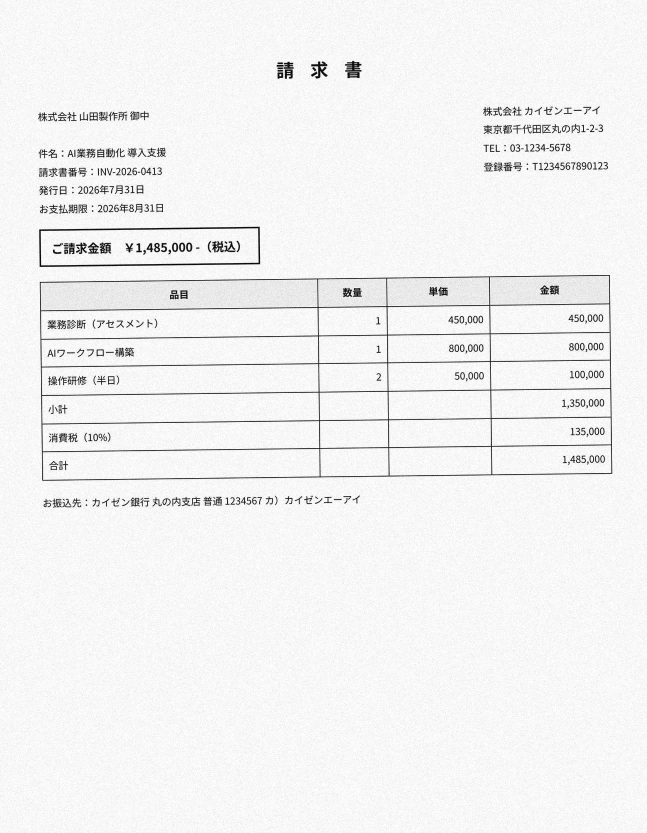
#> input picture tools/ocr/samples/請求書サンプル_スキャン.jpg, 1294 x 1666 px (shown at 1/2 size)
$ python -i ocr.py   (imports and definitions only)
#> lines starting #> are read from the running program, lines starting #| are printed output that depends on the picture; after the words box and inside, x2 and y2 are one past the last pixel; in counts of white or black regions, pixels touching at a corner belong together
#!/usr/bin/env python3
"""
紙の書類 → データ化ツール（OCR / 帳票読み取り）— Kaizen AI

生成AI（LLM）を一切使わないため、APIトークンの消費はゼロ。
すべてローカルで完結し、書類が外部に送信されることもない。

処理の流れ:
  1. PDFにテキスト層があれば OCR せずに直接抽出（最速・誤認識ゼロ）
  2. テキスト層がなければ画像化 → 前処理 → Tesseract OCR
     前処理: 拡大 → 傾き補正 → 二値化 → 罫線除去
     ※ 罫線を消さないと表のセルが潰れて読めない（これが精度の分かれ目）
  3. OCR特有の誤認識を規則で補正（例: 1.350,000 → 1,350,000）
  4. 正規表現ベースで帳票の項目を抽出（LLM不使用）
  5. CSV / JSON / テキストで出力

使い方:
  python3 ocr.py 請求書.pdf                      # 1ファイルを読む
  python3 ocr.py scans/ -o 結果.csv              # フォルダを一括処理してCSVに
  python3 ocr.py 請求書.jpg --type invoice --json
  python3 ocr.py 書類.pdf --text-only            # 生テキストだけ欲しいとき

セットアップは README.md を参照。
"""

from __future__ import annotations

import argparse
import csv
import json
import os
import re
import shutil
import subprocess
import sys
import tempfile
import unicodedata
from dataclasses import dataclass, field
from pathlib import Path

try:
    import cv2
    import numpy as np
except ImportError:
    sys.exit("cv2 / numpy が見つかりません。`pip install -r requirements.txt` を実行してください。")

IMAGE_EXT = {".png", ".jpg", ".jpeg", ".tif", ".tiff", ".bmp", ".webp"}
SUPPORTED_EXT = IMAGE_EXT | {".pdf"}

UNKNOWN = "（要確認）"   # 推測で埋めない。既存ツール（gijiroku.py / teiansho.py）と同じ方針


# ============================================================
# 外部コマンドの確認
# ============================================================
# [16 lines left out: functions require_tools, tesseract_langs, not called in this run]


# ============================================================
# 画像の前処理
# ============================================================
def deskew(gray: np.ndarray, max_deg: float = 5.0) -> tuple[np.ndarray, float]:
    """文字塊の最小外接矩形から傾きを推定して水平に戻す。"""
    inverted = 255 - gray
    coords = np.column_stack(np.where(inverted > 60))
    if len(coords) < 100:
        return gray, 0.0
    angle = cv2.minAreaRect(coords.astype(np.float32))[-1]
    if angle > 45:
        angle -= 90
    if abs(angle) > max_deg or abs(angle) < 0.05:
        return gray, 0.0
    h, w = gray.shape
    m = cv2.getRotationMatrix2D((w / 2, h / 2), angle, 1.0)
    rotated = cv2.warpAffine(gray, m, (w, h), flags=cv2.INTER_CUBIC, borderValue=255)
    return rotated, angle


def remove_rules(gray: np.ndarray) -> np.ndarray:
    """表の罫線を検出して塗りつぶす。

    罫線が残っているとTesseractがセルを1文字として扱い、表の中身がほぼ全滅する。
    横長・縦長の構造要素でモルフォロジー処理し、線だけを取り出して inpaint で消す。
    """
    bw = cv2.adaptiveThreshold(
        gray, 255, cv2.ADAPTIVE_THRESH_GAUSSIAN_C, cv2.THRESH_BINARY_INV, 25, 15
    )
    h, w = bw.shape
    h_kernel = cv2.getStructuringElement(cv2.MORPH_RECT, (max(20, w // 30), 1))
    v_kernel = cv2.getStructuringElement(cv2.MORPH_RECT, (1, max(20, h // 30)))
    horizontal = cv2.dilate(cv2.erode(bw, h_kernel), h_kernel)
    vertical = cv2.dilate(cv2.erode(bw, v_kernel), v_kernel)
    lines = cv2.dilate(cv2.bitwise_or(horizontal, vertical), np.ones((3, 3), np.uint8), iterations=1)
    if cv2.countNonZero(lines) == 0:
        return gray
    return cv2.inpaint(gray, lines, 3, cv2.INPAINT_TELEA)


def preprocess(path: Path, keep_rules: bool = False, min_width: int = 1800) -> tuple[np.ndarray, dict]:
#> called with path = 'samples/請求書サンプル_スキャン.jpg', keep_rules = False, min_width = 1800
    gray = cv2.imread(str(path), cv2.IMREAD_GRAYSCALE)
#> gray is the input picture: shape (1666, 1294); min 0, max 255, mean 241.9
    if gray is None:
        raise ValueError(f"画像を読み込めません: {path}")

    info: dict = {"元サイズ": f"{gray.shape[1]}x{gray.shape[0]}"}
#> info = {'元サイズ': '1294x1666'}

    # 解像度が低いとTesseractの精度が大きく落ちる。短辺基準で拡大する。
    if gray.shape[1] < min_width:
        scale = min(3.0, min_width / gray.shape[1])
#> scale = 1.39
        gray = cv2.resize(gray, None, fx=scale, fy=scale, interpolation=cv2.INTER_CUBIC)
#> gray: shape (2317, 1800)
        info["拡大率"] = f"{scale:.2f}x"

    gray, angle = deskew(gray)
#> in deskew, `inverted = 255 - gray`:
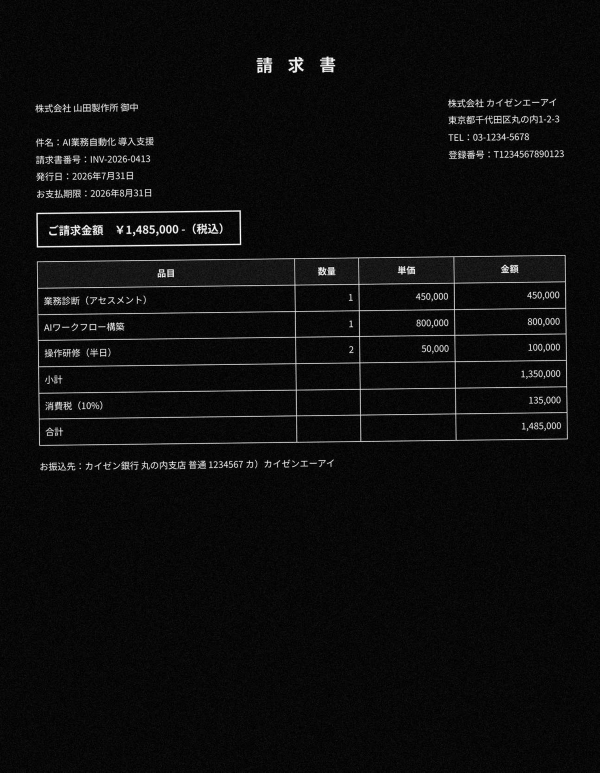
#> inverted: shape (2317, 1800) (shown at 1/3 size); min 0, max 255, mean 13.2
#> in deskew, `coords = np.column_stack(np.where(inverted > 60))`: coords = 129891 pairs, first value 169 to 1412, second value 106 to 1703
#> in deskew, `angle = cv2.minAreaRect(coords.astype(np.float32))[-1]`: angle = -89.31
#> angle = 0
    info["傾き補正"] = f"{angle:+.2f}°"

    if not keep_rules:
        gray = remove_rules(gray)
#> in remove_rules, `bw = cv2.adaptiveThreshold( gray, 255, cv2.ADAPTIVE_THRESH_GAUSSIAN_C,..`:
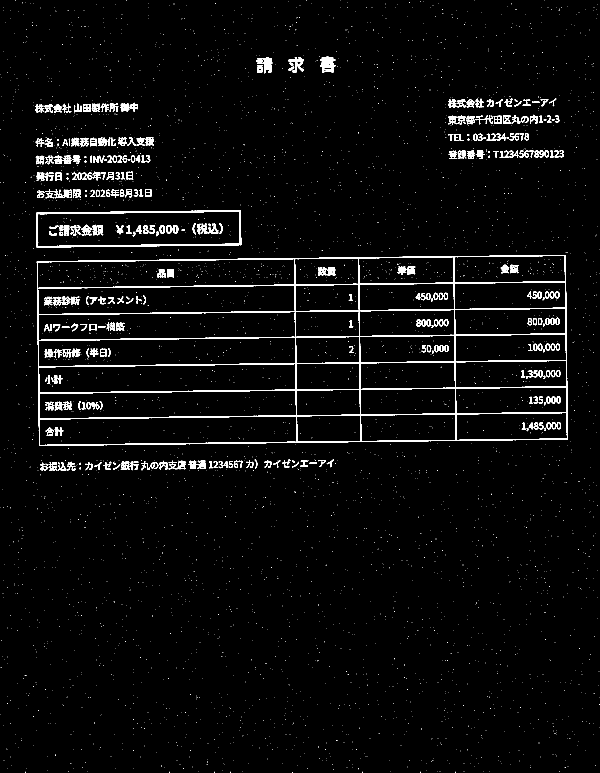
#> bw: shape (2317, 1800) (shown at 1/3 size); 2.8% white; 4335 white regions (3914 under 20 px), largest, box (x1, y1, x2, y2) and area: (110, 765, 1704, 1338) 47853, (109, 630, 724, 743) 6396, (865, 171, 912, 219) 811
#> in remove_rules, `horizontal = cv2.dilate(cv2.erode(bw, h_kernel), h_kernel)`:
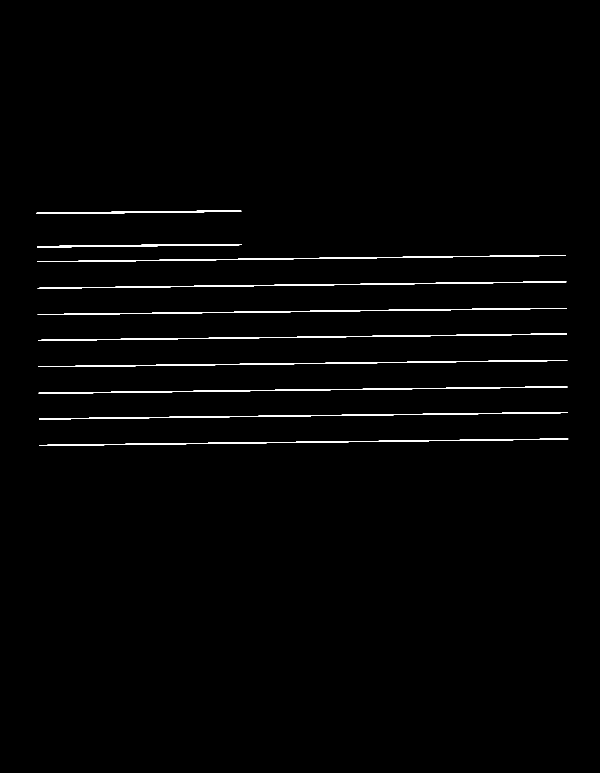
#> horizontal: shape (2317, 1800) (shown at 1/3 size); 1.1% white; 10 white regions, largest, box (x1, y1, x2, y2) and area: (113, 924, 1700, 945) 4844, (113, 844, 1699, 866) 4842, (117, 1237, 1704, 1258) 4837
#> in remove_rules, `vertical = cv2.dilate(cv2.erode(bw, v_kernel), v_kernel)`:
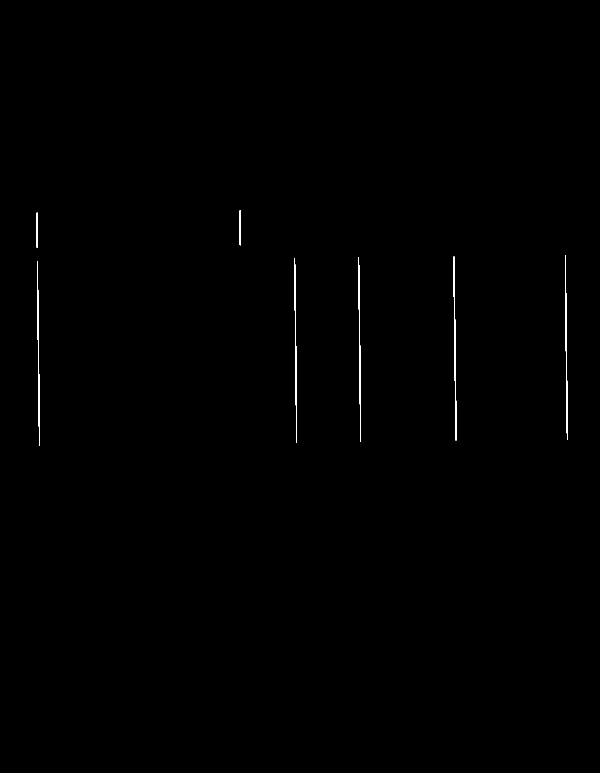
#> vertical: shape (2317, 1800) (shown at 1/3 size); 0.21% white; 7 white regions, largest, box (x1, y1, x2, y2) and area: (1361, 769, 1369, 1322) 1656, (1695, 765, 1703, 1319) 1644, (111, 784, 119, 1338) 1617
#> in remove_rules, `lines = cv2.dilate(cv2.bitwise_or(horizontal, vertical), np.ones((3, 3..`:
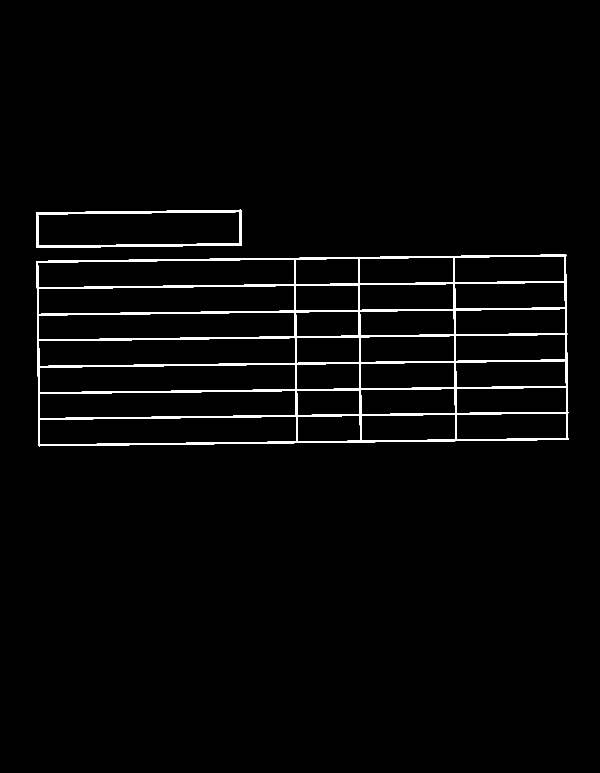
#> lines: shape (2317, 1800) (shown at 1/3 size); 2.1% white; 2 white regions, box (x1, y1, x2, y2) and area: (110, 764, 1706, 1339) 77194, (109, 629, 726, 744) 8996
#> in remove_rules, `return cv2.inpaint(gray, lines, 3, cv2.INPAINT_TELEA)`:
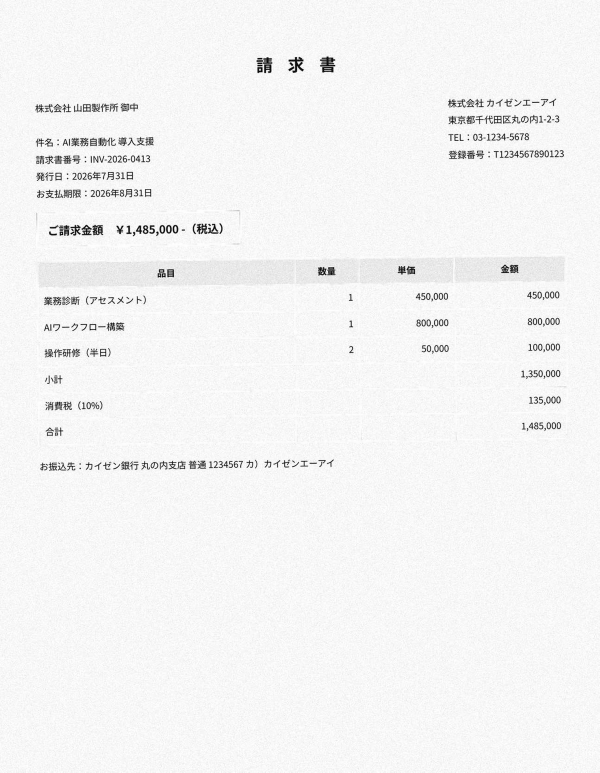
#> returned value: shape (2317, 1800) (shown at 1/3 size); min 0, max 255, mean 244.2
        info["罫線除去"] = "あり"

    return gray, info


# ============================================================
# OCR 実行
# ============================================================
# [102 lines left out: functions run_tesseract, pdf_text_layer, pdf_to_images, normalize, fix_invoice_number, not called in this run]


# ============================================================
# 帳票フィールドの抽出（正規表現ベース / LLM不使用）
# ============================================================
WAREKI = {"令和": 2018, "平成": 1988, "昭和": 1925}


# [17 lines left out: function to_iso_date, not called in this run]


def to_amount(raw: str) -> str:
    digits = re.sub(r"[^\d]", "", raw)
    return digits or ""


# 帳票テンプレート: (項目名, 正規表現, 後処理)
# 「ラベル → 同じ行の値」を拾う。複数ヒットした場合は最初のものを採用する。
TEMPLATES: dict[str, list[tuple[str, str, str]]] = {
    "invoice": [
        ("請求書番号", r"(?:請求書?番号|invoice\s*no\.?|No\.?)\s*[:：]?\s*([A-Za-z0-9\-_/]{3,30})", "raw"),
        ("発行日",     r"(?:発行日|請求日|作成日|日付)\s*[:：]?\s*([^\n]{6,24})", "date"),
        ("支払期限",   r"(?:お?支払期限|支払期日|振込期限|お支払い期限)\s*[:：]?\s*([^\n]{6,24})", "date"),
        # 宛名は「御中」の直前。1行に宛名と自社名が並ぶ帳票が多いので、
        # 行頭または空白2つ以上（＝列の切れ目）を起点に拾う。
        ("請求先",     r"(?:^|\s{2,})([^\n]{2,30}?)\s*(?:御中|様)(?:\s|$)", "name"),
        ("合計金額",   r"(?:ご?請求金額|合計金額|お支払金額|税込合計|請求額)\s*[:：]?\s*[\\￥¥]?\s*([\d,]{3,15})", "amount"),
        ("小計",       r"(?:小\s*計)\s*[:：]?\s*[\\￥¥]?\s*([\d,]{3,15})", "amount"),
        ("消費税",     r"(?:消費税|税額)\s*(?:\([^)]*\)|（[^）]*）)?\s*[:：]?\s*[\\￥¥]?\s*([\d,]{2,15})", "amount"),
        ("登録番号",   r"(?:登録番号|適格請求書発行事業者登録番号|インボイス番号)\s*[:：]?\s*([T1Il|][ \t]?\d[\d \t\-]{10,18})", "tnum"),
        ("電話番号",   r"(?:TEL|Tel|電話|℡)\s*[:：]?\s*([\d\-\(\)\s]{9,18})", "tel"),
        ("振込先",     r"(?:お?振込先|振込口座|お振り込み先)\s*[:：]?\s*([^\n]{5,60})", "raw"),
    ],
    "receipt": [
        ("日付",       r"(?:発行日|日付|)\s*[:：]?\s*(\d{4}\s*年\s*\d{1,2}\s*月\s*\d{1,2}\s*日|(?:令和|平成)\s*\d{1,2}\s*年\s*\d{1,2}\s*月\s*\d{1,2}\s*日|\d{4}[/.\-]\d{1,2}[/.\-]\d{1,2})", "date"),
        ("金額",       r"(?:金額|合計|領収金額|)\s*[\\￥¥]\s*([\d,]{3,15})", "amount"),
        ("但し書き",   r"但\s*し?\s*[,、]?\s*([^\n]{2,40}?)\s*(?:として|の?代金|$)", "raw"),
        ("発行者",     r"(?:発行者|店舗名|)\s*((?:株式会社|有限会社|合同会社)[^\s\n]{1,20})", "raw"),
        ("登録番号",   r"(?:登録番号|インボイス番号)\s*[:：]?\s*([T1Il|][ \t]?\d[\d \t\-]{10,18})", "tnum"),
    ],
    "delivery": [
        ("納品書番号", r"(?:納品書?番号|No\.?)\s*[:：]?\s*([A-Za-z0-9\-_/]{3,30})", "raw"),
        ("納品日",     r"(?:納品日|出荷日|日付)\s*[:：]?\s*([^\n]{6,24})", "date"),
        ("納品先",     r"(?:^|\s{2,})([^\n]{2,30}?)\s*(?:御中|様)(?:\s|$)", "name"),
        ("合計金額",   r"(?:合計|合計金額)\s*[:：]?\s*[\\￥¥]?\s*([\d,]{3,15})", "amount"),
    ],
}

# 種別判定の手がかり。表題は文字間隔が広く大きいためOCRが崩しやすい
# （実測でも「領収書」→「問収書」と誤読された）ので、本文側の語も併せて数える。
DOC_HINTS: dict[str, list[tuple[str, int]]] = {
    "invoice": [(r"請\s*求\s*書", 3), (r"ご?請求金額", 2), (r"請求書?番号", 2),
                (r"お?支払期限|支払期日", 2), (r"御請求", 1)],
    "receipt": [(r"領\s*収\s*書", 3), (r"レシート", 3), (r"領収いた", 2),
                (r"上記正に", 2), (r"但\s*し[、,]", 1), (r"収入印紙", 1)],
    "delivery": [(r"納\s*品\s*書", 3), (r"納品日", 2), (r"納品先", 2), (r"出荷日", 1)],
}


# [65 lines left out: functions detect_doc_type, extract_fields, extract_line_items, not called in this run]


# ============================================================
# 検算（誤認識の自動検出）
# ============================================================
def _amount(value: str) -> int | None:
    digits = re.sub(r"[^\d]", "", value or "")
    return int(digits) if digits else None


# [51 lines left out: function validate, not called in this run]


# ============================================================
# 1ファイルの処理
# ============================================================
@dataclass
class Result:
    path: Path
    doc_type: str
    source: str                  # "PDFテキスト層" or "OCR"
    text: str
    fields: dict[str, str] = field(default_factory=dict)
    line_items: list[list[str]] = field(default_factory=list)
    confidence: float = 0.0
    pages: int = 1
    notes: list[str] = field(default_factory=list)
    warnings: list[str] = field(default_factory=list)


# [48 lines left out: function process_file, not called in this run]


# ============================================================
# 出力
# ============================================================
DOC_LABEL = {"invoice": "請求書", "receipt": "領収書", "delivery": "納品書"}


# [167 lines left out: functions print_report, write_csv, write_items_csv, collect_inputs, main, not called in this run]


# [2 lines not run here, left out]

>>> result = preprocess('samples/請求書サンプル_スキャン.jpg')
